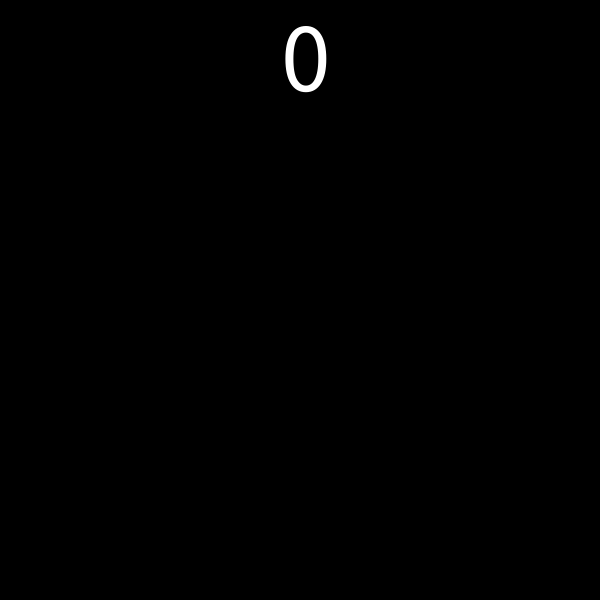
Frame 1 (no input)
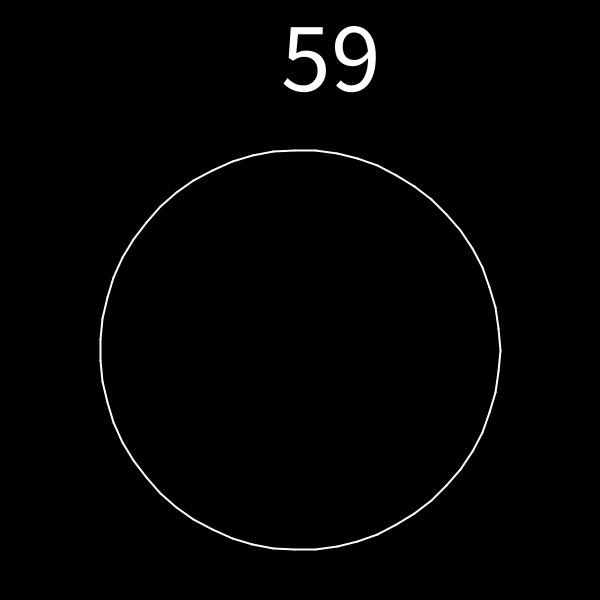
Frame 60 (the mouse pressed at the canvas centre just before this capture)
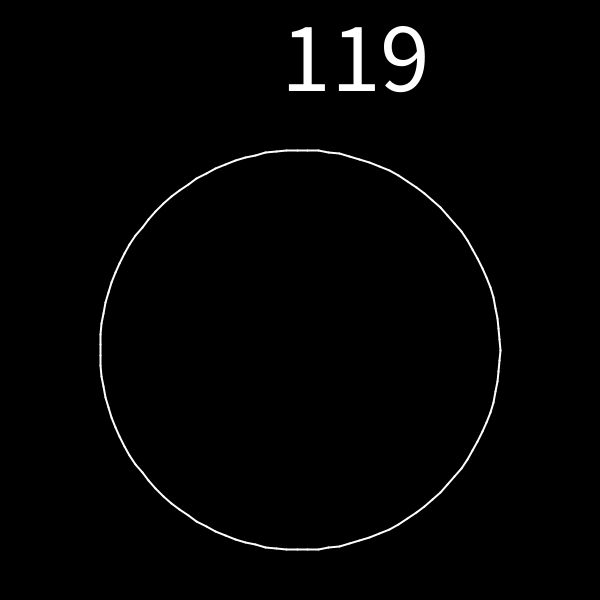
Frame 120 (the mouse held since frame 60 and released just before this capture)

The Processing sketch that drew these frames (run headless with seeded random() and noise(); from frame 60 on, the mouse is pressed at the canvas centre):

// Processing sketch: ngon
// ── ngon.pde
int n = 0;
float theta;
float x1, y1, x2, y2;
void setup(){
  background(0);
  size(600, 600);
  stroke(255);
  strokeWeight(2);
  frameRate(10);
  textSize(100);
}
void draw(){
  background(0);
  translate(width/2, height/2+50);
  theta = TWO_PI/n;
  for(int i=0;i<n;i++){
    line(200*cos(theta*i), 200*sin(theta*i),200*cos(theta*(i+1)), 200*sin(theta*(i+1)));
  }
  n++;
  text(n-1, -20, -260); 
}
